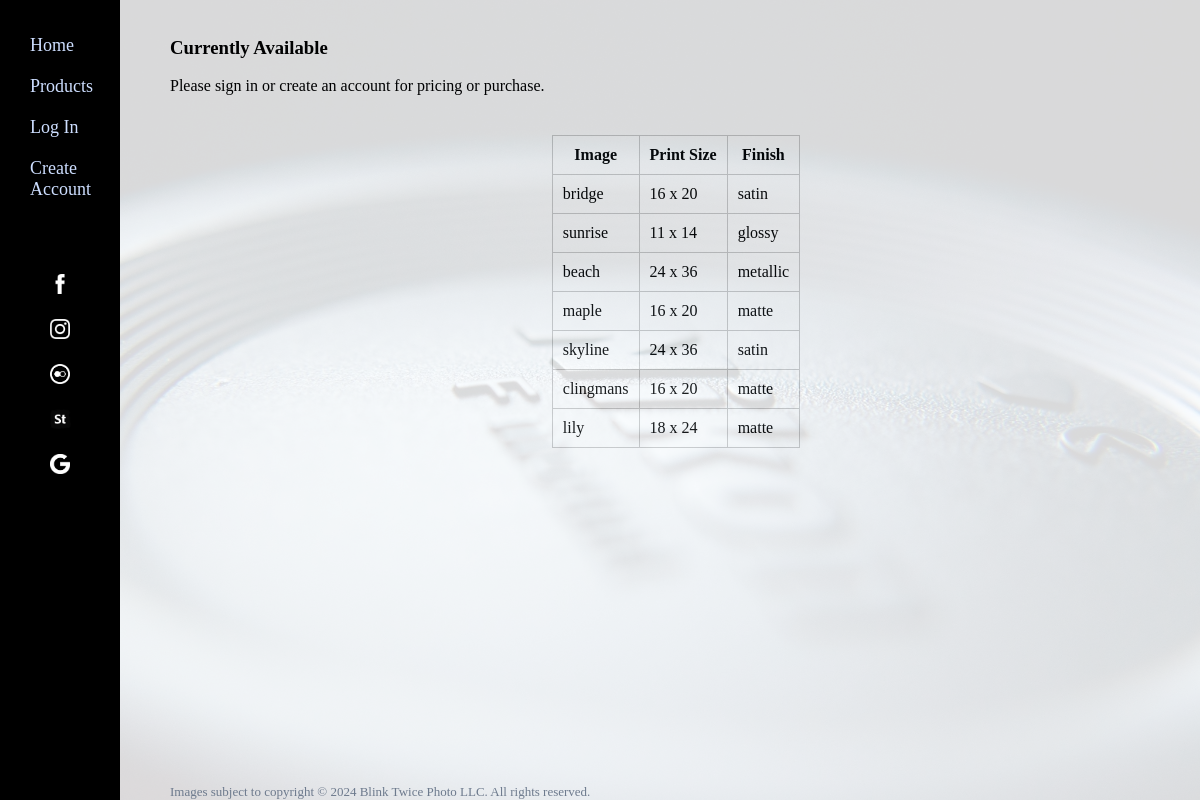
/products.php, run on the app's committed database.
### tables this page shows
create table `products`(
    `id` int unsigned auto_increment,
    `image_name` nvarchar(100) not null,
    `print_size` nvarchar(10) not null,
    `finish` nvarchar(15) not null,
    `price` decimal(5, 2) not null,
    primary key(`id`)
);

### include/functions.php (called while the page is built, shortened)
<?php
function getDbConnection() {
    try {
    $db= new PDO("mysql:dbname=blinkdb;host=127.0.0.1", 'root', '');
    $db->setAttribute(PDO::ATTR_ERRMODE, PDO::ERRMODE_EXCEPTION);
    } catch (PDOException) {
        echo 'Website under maintenence.';
        exit();
    }
    return $db;
}
function getProducts(): PDOStatement {
    try {
        return getDbConnection()->query('SELECT p.id, p.image_name, p.print_size,
        p.finish, p.price, i.id as image_id
        from products p LEFT JOIN image i ON p.id = i.product_id');
    } catch (PDOException) {
        echo 'Error loading products!';
        exit();
    }
}
function isLoggedIn(): bool {
    return isset($_SESSION['user']);
}

### products.php (the view, shortened to what this page needs)
<?php
require_once 'include/header.php';
$products = getProducts();
?>
<h3>Currently Available</h3>
<?php if (isLoggedIn()): ?>
    <p>
    <?php else: ?>
        Please sign in or create an account for pricing or purchase.
<?php endif; ?>
<table>
    <tr>
        <th>Image</th>
        <th>Print Size</th>
        <th>Finish</th>
    </tr>
<?php foreach($products as $product): ?>
    <tr>
        <td><?=$product['image_name']?></a></td>
        <td><?=$product['print_size']?></td>
        <td><?=$product['finish']?></td>
    </tr>
<?php endforeach; ?>
</table>
<?php require_once 'include/footer.php' ?>

### include/header.php (shortened to what this page needs)
<?php
require_once 'functions.php' ?>
<!DOCTYPE html>
<html lang="en">
<head>
    <link href="styles.css" rel="stylesheet">
</head>
<body>
    <div class="my_bg_image"></div>
<div class="sidenav">
    <?php if (isLoggedIn()): ?>
        <a href="index.php">Home</a>
        <a href="products.php">Shop</a>
        <a href="gallery.php">Gallery</a>
        <a href="myAccount.php">Account</a>
        <?php if (isAdmin()): ?>
            <a href="admintools.php">Admin</a>
        <?php endif; ?>
        <a href="logout.php">Logout</a>
        </br></br>
        <a href="https://facebook.com/blinktwicephoto"><img src="./include/images/fb.png"
            style="height: 20px; margin-left: 20px;"></a>
        <a href="https://instagram.com/blinktwicephoto"><img src="./include/images/ig.png"
            style="height: 20px; margin-left: 20px;"></a>
         <a href="https://flickr.com/people/sevahhs/"><img src="./include/images/flickr.png"
            style="height: 20px; margin-left: 20px;"></a>
        <a href="https://stock.adobe.com/contributor/210084935/Sarah"><img src="./include/images/stock.jpg"
            style="height: 20px; margin-left: 20px;"></"></a>
        <a href="https://g.page/r/CYdOeo0U4EYSEBA"><img src="./include/images/goog.png"
            style="height: 20px; margin-left: 20px;"></a>
        </br>
        <?php else: ?>
            <a href="index.php">Home</a>
            <a href="products.php">Products</a>
            <a href="login.php">Log In</a>
            <a href="newuser.php">Create Account</a>
        <a href="https://facebook.com/blinktwicephoto"><img src="./include/images/fb.png"
            style="height: 20px; margin-left: 20px;"></a>
        <a href="https://instagram.com/blinktwicephoto"><img src="./include/images/ig.png"
            style="height: 20px; margin-left: 20px;"></a>
         <a href="https://flickr.com/people/sevahhs/"><img src="./include/images/flickr.png"
            style="height: 20px; margin-left: 20px;"></a>
        <a href="https://stock.adobe.com/contributor/210084935/Sarah"><img src="./include/images/stock.jpg"
            style="height: 20px; margin-left: 20px;"></"></a>
        <a href="https://g.page/r/CYdOeo0U4EYSEBA"><img src="./include/images/goog.png"
            style="height: 20px; margin-left: 20px;"></a>
        <?php endif; ?>
</div>

### include/footer.php
<footer>
    Images subject to copyright &copy; <?=date('Y')?>
    Blink Twice Photo LLC. All rights reserved.</footer>
</body>
</html>

### styles.css (style rules this page uses)
table { margin: 40px 0; border-collapse: collapse; margin-left: auto; margin-right: auto; }
th, td { border: 1px solid #ccc; padding: 10px; }
.my_bg_image { background:URL('include/images/lenscap.jpg') no-repeat; background-size: 100%; pointer-events: none; position: fixed; top: 0; left: 0; width: 100%; height: 100%; opacity: 0.15; }
body { margin-left: 160px; padding: 10px 10px 10px 10px; }
footer { position: fixed; bottom: 0; color: #6d7a8d; font-size: small; }
.sidenav { height: 100%; width: 120px; position: fixed; z-index: 2; top: 0; left: 0; background-color: #000000; overflow-x: auto; padding-top: 25px; }
.sidenav a { padding: 10px 20px 10px 30px; text-decoration: none; font-size: 18px; color: #cddeff; display: block; }

### data on the page
products: image_name "bridge", print_size "16 x 20", finish "satin"
products: image_name "sunrise", print_size "11 x 14", finish "glossy"
products: image_name "beach", print_size "24 x 36", finish "metallic"
products: image_name "maple", print_size "16 x 20", finish "matte"
products: image_name "skyline", print_size "24 x 36", finish "satin"
products: image_name "clingmans", print_size "16 x 20", finish "matte"
products: image_name "lily", print_size "18 x 24", finish "matte"
